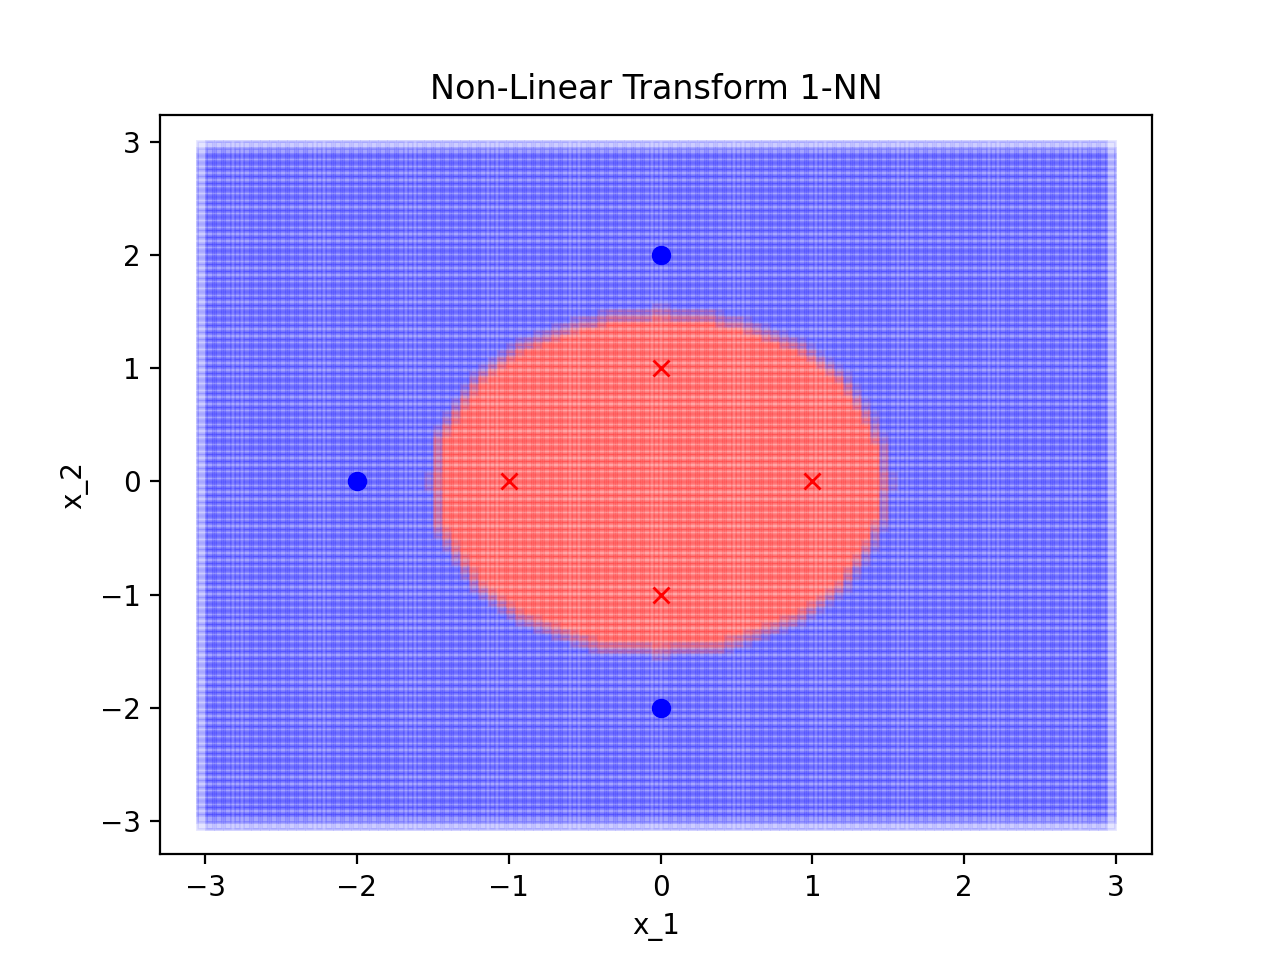

Python code for this plot:
import matplotlib.pyplot as plt
from matplotlib import colors
import numpy as np
import math

def convert(x):
	if (x[0] == 0 and x[1] < 0):
		return [(x[0]**2+x[1]**2)**(0.5),-math.pi/2]
	elif (x[0] == 0 and x[1] >= 0):
		return [(x[0]**2+x[1]**2)**(0.5),math.pi/2]
	else:
		return [(x[0]**2+x[1]**2)**(0.5),math.atan(x[1]/x[0])]

def distance(x1,x2):
	z1 = convert(x1)
	z2 = convert(x2)
	return ((z1[0]-z2[0])**2+(z1[1]-z2[1])**2)**0.5

def returnFurthest(closest,k,X,x):
	closer = list()
	for i in range(len(closest)):
		if (distance(X[k],x) < distance(X[closest[i]],x)):
			closer.append(i)
	if (len(closer) == 0):
		return -1
	furthest = closer[0]
	dist = distance(X[closest[furthest]],x)
	for i in range(1,len(closer)):
		if (dist < distance(X[closest[closer[i]]],x)):
			furthest = closer[i]
			dist = distance(X[closest[closer[i]]],x)
	# print(furthest)
	return furthest


X = [[1,0],[0,1],[0,-1],[-1,0],[0,2],[0,-2],[-2,0]]
y = [-1,-1,-1,-1,1,1,1]

for i in range(100):
	print(i)
	for j in range(100):
		x = [-3+6*i/100,-3+6*j/100]
		closest = [0]
		for k in range(1,7):
			furthest = returnFurthest(closest,k,X,x)
			if (furthest != -1):
				closest[furthest] = k
		if (y[closest[0]] < 0):
			plt.plot(x[0],x[1],'sr', alpha = 0.1)
		else:
			plt.plot(x[0],x[1],'sb', alpha = 0.1)

for i in range(len(X)):
	if (y[i] == -1):
		plt.plot(X[i][0],X[i][1],'xr')
	else:
		plt.plot(X[i][0],X[i][1],'ob')

plt.title('Non-Linear Transform 1-NN')
plt.xlabel('x_1')
plt.ylabel('x_2')

plt.show()
